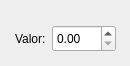
     <widget class="QWidget" name="const_0_server_5">
      <widget class="QWidget" name="const_server_5" native="true">
       <property name="geometry">
        <rect>
         <x>10</x>
         <y>20</y>
         <width>111</width>
         <height>37</height>
        </rect>
       </property>
       <property name="sizePolicy">
        <sizepolicy hsizetype="Expanding" vsizetype="Expanding">
         <horstretch>0</horstretch>
         <verstretch>0</verstretch>
        </sizepolicy>
       </property>
       <layout class="QHBoxLayout" name="const_layout_server_5" stretch="0,0">
        <property name="sizeConstraint">
         <enum>QLayout::SetDefaultConstraint</enum>
        </property>
        <property name="leftMargin">
         <number>5</number>
        </property>
        <property name="topMargin">
         <number>5</number>
        </property>
        <property name="rightMargin">
         <number>5</number>
        </property>
        <property name="bottomMargin">
         <number>5</number>
        </property>
        <item>
         <widget class="QLabel" name="label_56">
          <property name="sizePolicy">
           <sizepolicy hsizetype="Minimum" vsizetype="Minimum">
            <horstretch>0</horstretch>
            <verstretch>0</verstretch>
           </sizepolicy>
          </property>
          <property name="minimumSize">
           <size>
            <width>0</width>
            <height>0</height>
           </size>
          </property>
          <property name="text">
           <string>Valor:</string>
          </property>
         </widget>
        </item>
        <item>
         <widget class="QDoubleSpinBox" name="tf_const_value_server_1">
          <property name="sizePolicy">
           <sizepolicy hsizetype="Expanding" vsizetype="Expanding">
            <horstretch>0</horstretch>
            <verstretch>0</verstretch>
           </sizepolicy>
          </property>
         </widget>
        </item>
       </layout>
      </widget>
     </widget>
